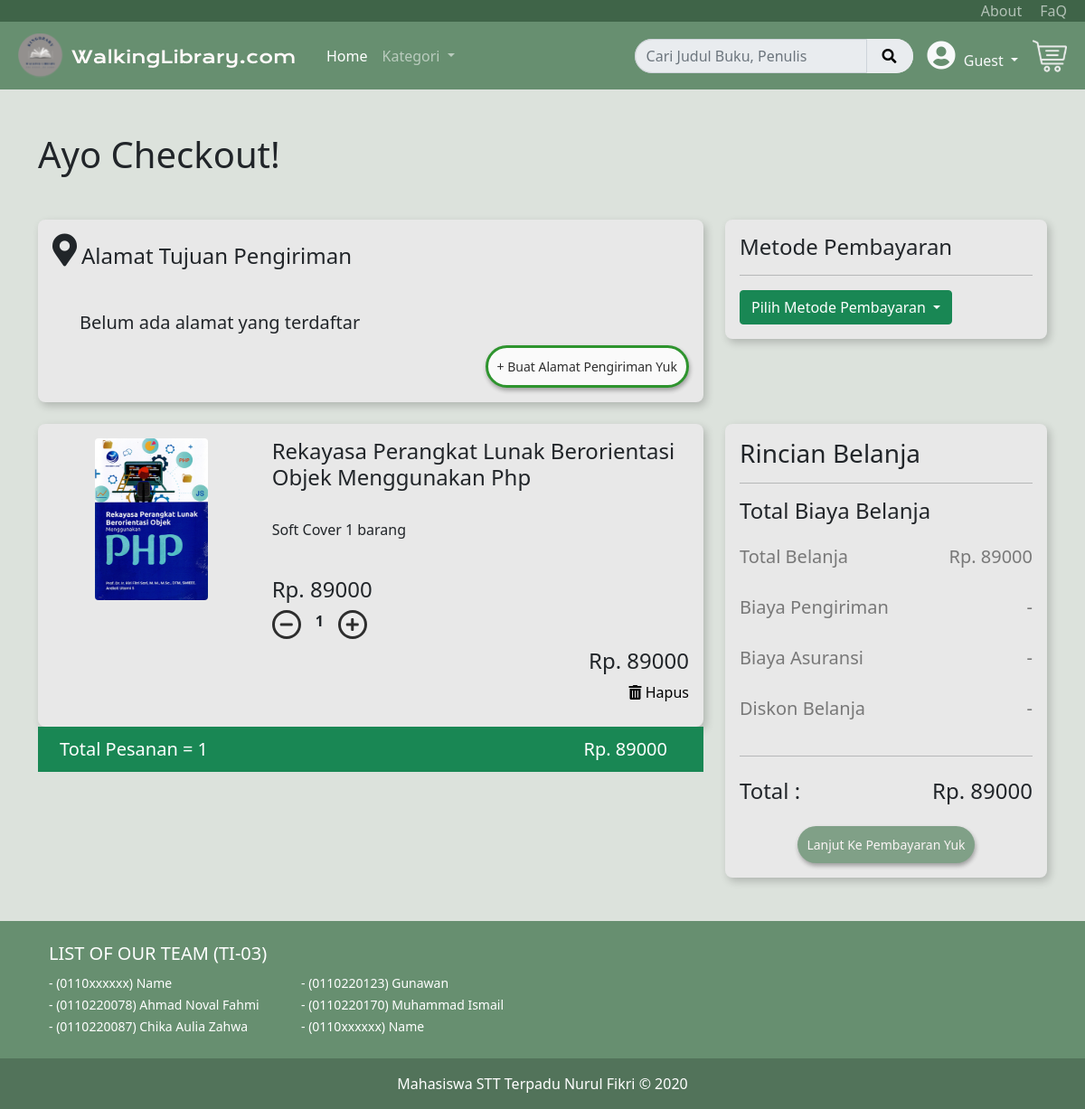
The app's page /index.php/home/checkout/3 with its own data.
### tables this page shows
CREATE TABLE `buku` (
  `id` int(11) NOT NULL,
  `gambar` varchar(255) DEFAULT NULL,
  `nama` varchar(255) NOT NULL,
  `deskripsi_buku` text NOT NULL,
  `jml_halaman` varchar(10) NOT NULL,
  `penerbit` varchar(150) NOT NULL,
  `penulis` varchar(150) NOT NULL,
  `tgl_terbit` date NOT NULL,
  `berat` varchar(10) NOT NULL,
  `isbn` varchar(50) DEFAULT NULL,
  `lebar` varchar(10) NOT NULL,
  `bahasa` varchar(20) NOT NULL,
  `panjang` varchar(10) NOT NULL,
  `harga` int(10) NOT NULL
);

### application/controllers/Home.php (called while the page is built, shortened)
<?php
class Home extends CI_Controller {
	public function __construct()
	{
		$this->load->model('bukuModel','buku');
	}
	public function checkout($id)
	{
		$data['title'] = 'Checkout';
		$data['buku'] = $this->buku->get_id($id);
		$this->load->view('home/layouts/navbar.php', $data);
		$this->load->view('home/checkout.php');
		$this->load->view('home/layouts/footer.php');
	}
}

### index.php (called while the page is built, shortened)
<?php
require_once BASEPATH.'core/CodeIgniter.php';

### application/models/bukuModel.php (called while the page is built, shortened)
<?php
class bukuModel extends CI_Model {
    public function get_id($id)
    {
        $this->db->where('id', $id);
        $query = $this->db->get('buku');
        return $query->row();
    }
}

### application/views/home/checkout.php (the view, shortened to what this page needs)
<div class="container pt-5">
    <h1>Ayo Checkout!</h1>
    <div class="row mt-5">
        <div class="col-sm-8 pb-4">
            <div class="kotak">
                <div class="d-flex justify-content-start">
                    <i class="fas fa-map-marker-alt" style="font-size: 3vw;"></i> <h4 style="padding: 10px 5px;"> Alamat Tujuan Pengiriman</h4>
                </div>
                <br>
                <div style="padding: 5px 30px">
                    <h5>Belum ada alamat yang terdaftar</h5>
                </div>
                <div class="d-flex justify-content-end">
                    <button class="btn-sm btnBeliSekarang bg-white text-black" style="border-style: solid; border-color: green;">+ Buat Alamat Pengiriman Yuk</button>
                </div>
            </div>
        </div>
        <div class="col-sm">
            <div class="kotak">
                <h4 class="d-flex justify-content-start">Metode Pembayaran</h4>
                <hr>
                <div class="dropdown">
                    <button class="btn btn-success dropdown-toggle" type="button" id="dropdownMenuButton2" data-bs-toggle="dropdown" aria-expanded="false">
                        Pilih Metode Pembayaran
                    </button>
                </div>
            </div>
        </div>
    </div>
    <div class="row">
        <div class="col-sm-8">
            <div class="kotak">
                <div class="row">
                    <div class="col-sm-4">
                        <img src="<?php echo base_url('public/gambar/').$buku->gambar; ?>" class="img-fluid rounded mx-auto d-block" alt="...">
                    </div>
                    <div class="col-sm">
                        <h4><?= $buku->nama; ?></h4>
                        <br>
                        <p>Soft Cover 1 barang</p>
                        <br>
                        <h4>Rp. <?= $buku->harga; ?></h4>
                        <div class="d-flex justify-content-start">
                            <button class="mines"><i class="fas fa-minus"></i></button>
                            <p class="px-3 value">    1   </p>
                            <button class="plus"><i class="fas fa-plus"></i></button>
                        </div>
                        <div class="d-flex justify-content-end">
                            <h4>Rp. <?= $buku->harga; ?></h4>
                        </div>
                        <div class="d-flex justify-content-end hapus">
                            <a href="#!"><i class="fas fa-trash-alt"></i> Hapus</a>
                        </div>
                    </div>
                </div>
            </div>
            <div class="row">
                <div class="col-sm">
                    <div class="navbar navbar-light bg-success">
                        <div class="container-fluid">
                            <span class="navbar-brand mb-0 h1 text-white">Total Pesanan = 1</span>
                            <span class="navbar-brand mb-0 h1 text-white">Rp. <?= $buku->harga; ?></span>
                        </div>
                    </div>
                </div>
            </div>
        </div>
        <div class="col-sm">
            <div class="kotak">
                <h3 class="d-flex justify-content-start">Rincian Belanja</h3>
                <hr>
                <h4 class="d-flex justify-content-start pb-2">Total Biaya Belanja</h4>
                <div class="checkoutFont pt-2 pb-3 d-flex justify-content-between">
                    <h5>Total Belanja</h5>
                    <h5>Rp. <?= $buku->harga; ?></h5>
                </div>
                <div class="checkoutFont pt-2 pb-3 d-flex justify-content-between">
                    <h5>Biaya Pengiriman</h5>
                    <h5>-</h5>
                </div>
                <div class="checkoutFont pt-2 pb-3 d-flex justify-content-between">
                    <h5>Biaya Asuransi</h5>
                    <h5>-</h5>
                </div>
                <div class="checkoutFont pt-2 pb-3 d-flex justify-content-between">
                    <h5>Diskon Belanja</h5>
                    <h5>-</h5>
                </div>
                <hr>
                <div class="checkoutFont pt-2 pb-3 d-flex justify-content-between">
                    <h4>Total : </h4>
                    <h4>Rp. <?= $buku->harga; ?></h4>
                </div>
                <div class="checkoutFont d-flex justify-content-center">
                    <button class="btn-sm btnBeliSekarang">Lanjut Ke Pembayaran Yuk</button>
                </div>
            </div>
        </div>
    </div>
</div>

### public/css/style.css (style rules this page uses)
body { background-color: #DCE2DC; }
.kotak { padding: 1rem; width: auto; background-color: #E8E8E8; box-shadow: 3px 4px 10px rgba(0,0,0,0.2); border-radius: 8px; }
.btnBeliSekarang { color: #FFF8F8; padding: 10px; border: none; background-color: #678F70; border-radius: 25px; box-shadow: 1px 3px 5px rgba(0,0,0,0.4); opacity: 0.8; transition: 0.2s; }
.kotak .plus { border: solid black; margin-bottom: 10px; border-radius: 50%; opacity: 0.8; transition: 0.2s; }
.kotak .mines { border: solid black; margin-bottom: 10px; border-radius: 50%; opacity: 0.8; transition: 0.2s; }
.value { font-weight: bold; }
.hapus a { text-decoration: none; color: black; margin-bottom: 10px; }
.checkoutFont h5 { color: #787878; }

### records on screen
buku: gambar (picture), nama "Rekayasa Perangkat Lunak Berorientasi Objek Menggunakan Php", harga "89000"

### other values on screen
$email "Guest"
